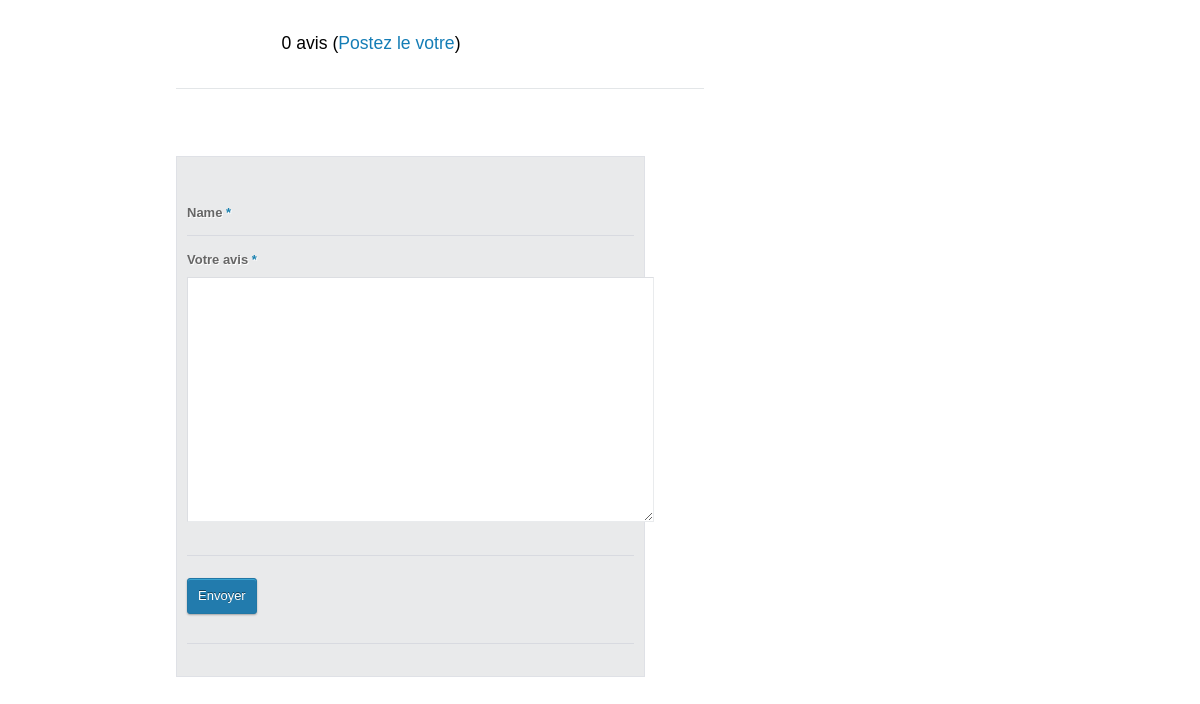
The app's page /artiste/avis.php?ID=3, older data.
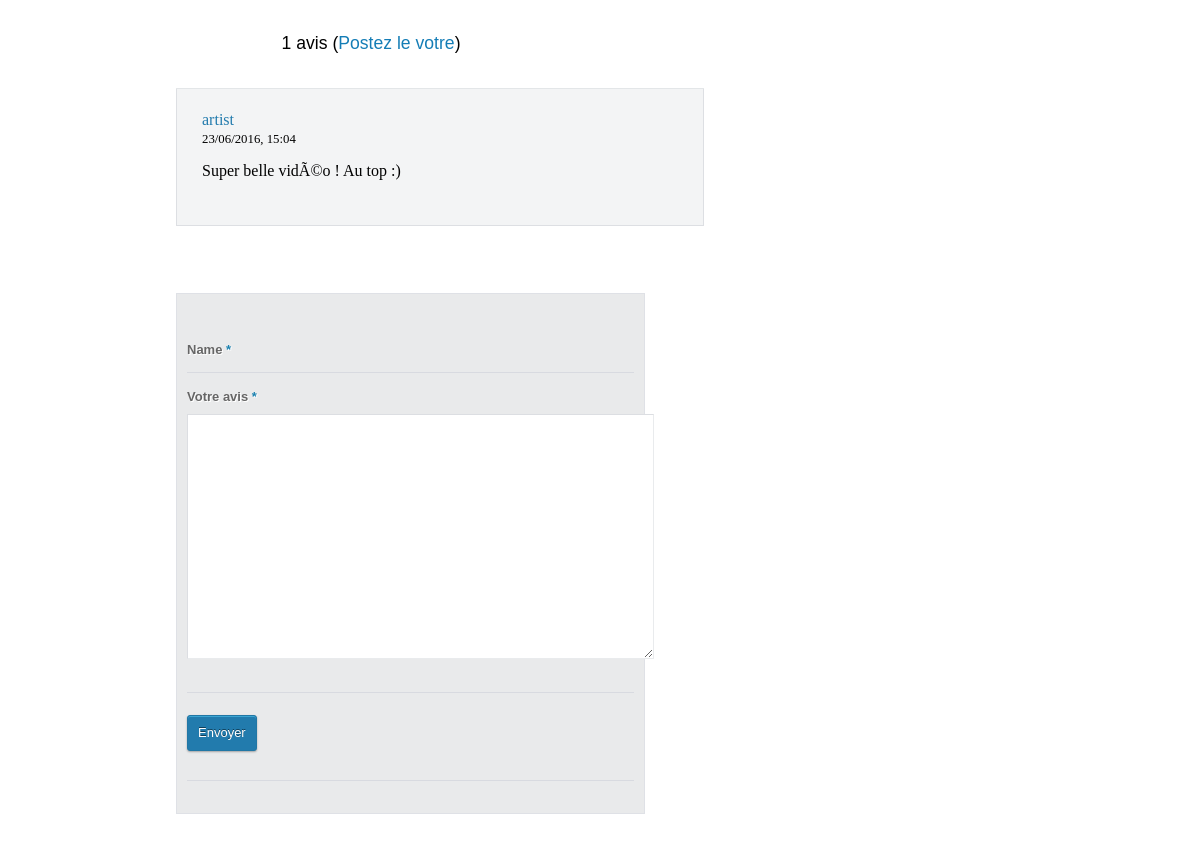
The same page, newer data.
### tables this page shows
CREATE TABLE IF NOT EXISTS `comments` (
  `id` int(11) NOT NULL AUTO_INCREMENT,
  `name` text NOT NULL,
  `description` text NOT NULL,
  `url` text NOT NULL,
  `date` varchar(50) NOT NULL,
  `id_oeuvre` int(11) NOT NULL,
  PRIMARY KEY (`id`)
);

### artiste/comments/inc_rate.php (the view, shortened to what this page needs)
<!DOCTYPE html>
 <html>
<link rel="stylesheet" media="screen,projection" type="text/css" href="comments/css/comments.css" />
	<link type="text/css" rel="stylesheet" href="comments/3RD Party Code/styles/shCore.css"/>
	<link type="text/css" rel="stylesheet" href="comments/3RD Party Code/styles/shThemeDefault.css"/>
<?php
function BBCode ($str) {
    $str = htmlentities($str);
    $simple_search = array(
                '/\[br\]/is',
                '/\[b\](.*?)\[\/b\]/is',
                '/\[i\](.*?)\[\/i\]/is',
                '/\[u\](.*?)\[\/u\]/is',
                '/\[url\=(.*?)\](.*?)\[\/url\]/is',
                '/\[url\](.*?)\[\/url\]/is',
                '/\[align\=(left|center|right)\](.*?)\[\/align\]/is',
                '/\[img\](.*?)\[\/img\]/is',
                '/\[mail\=(.*?)\](.*?)\[\/mail\]/is',
                '/\[mail\](.*?)\[\/mail\]/is',
                '/\[font\=(.*?)\](.*?)\[\/font\]/is',
                '/\[size\=(.*?)\](.*?)\[\/size\]/is',
                '/\[color\=(.*?)\](.*?)\[\/color\]/is',
               '/\[codearea\](.*?)\[\/codearea\]/is',
              '/\[p\](.*?)\[\/p\]/is',
			   '/\:angry:/is',
			    '/\:angel:/is',
				 '/\:arrow:/is',
				  '/\:at:/is',
				   '/\:biggrin:/is',
				    '/\:blank:/is',
					 '/\:blush:/is',
					  '/\:confused:/is',
					   '/\:cool:/is',
					    '/\:dodgy:/is',
						 '/\:exclamation:/is',
						  '/\:heart:/is',
						   '/\:huh:/is',
						    '/\:lightbulb:/is',
							 '/\:my:/is',
							  '/\:rolleyes:/is',
							   '/\:sad:/is',
							    '/\:shy:/is',
								 '/\:sleepy:/is',
								  '/\:smile:/is',
								   '/\:tongue:/is',
								    '/\:undecided:/is',
									'/\:wink:/is',
									'/\[code\](.*?)\[\/code\]/is',
									 '/\[php\](.*?)\[\/php\]/is',
									  '/\[css\](.*?)\[\/css\]/is',
									  	'/\[jscript\](.*?)\[\/jscript\]/is',
										 '/\[sql\](.*?)\[\/sql\]/is',
										  '/\[perl\](.*?)\[\/perl\]/is',
                );
    $str = preg_replace ($simple_search, $simple_replace, $str);
    return $str;
}
function getComments($tutid){
$test='SELECT COUNT(*) AS verif_exist FROM comments WHERE name="'.$_SESSION["login_artist"].'" AND id_oeuvre="'.$_GET["ID"].'"';
$res_test = mysql_query($test);
$test_data = @mysql_fetch_array($res_test);
	$id_oeuvre = $_GET["ID"];
	$results = mysql_query("SELECT * FROM comments WHERE id_oeuvre='$id_oeuvre' ORDER BY id DESC") or die(mysql_error());
	$commentNum = mysql_num_rows($results);
		echo' <div class="post-bottom-section"> ';
		if($test_data['verif_exist'] < 1)
		{
		echo'    <h2> '.$commentNum.' avis (<a href="#post" title="post your own">Postez le votre</a>)</h2>
			 <div class="primary">
            	<ol class="commentlist">';
		}else {
			echo'    <h2> '.$commentNum.' avis (<b>Vous avez déjà posté un avis</b>)</h2>
			 <div class="primary">
            	<ol class="commentlist">';
		}
   $count = @mysql_numrows($results);
   $i = 0;
   while ($i < $count){
        $name = mysql_result($results,$i,"name");
        $description = mysql_result($results,$i,"description");
        $url = mysql_result($results,$i,"url");
        $date = mysql_result($results,$i,"date");
	    $css = "thread-alt depth-1";
						echo' <li class="'.$css.'">
							<div class="comment-info">
								<cite>
									<a href="'.$url.'" title="'.$name.'">'.$name.'</a> <br />
									<span class="comment-data">'.$date.'</span>
								</cite>
							</div>
							<div class="comment-text">
								<p>'.BBCode($description).'</p>
							</div>
								</li>';
        $i++;
        }
                     echo'</ol></div></div>';
                 }
?>
<?php
function submitComments($tutid2,$tuturl){
echo'
<a name="post">
         <div class="post-bottom-section">
            <div class="primary">
            	<form action="oeuvre.php?ID='.$_GET['ID'].'" method="post" id="commentform">
               	    <div>
					    <label for="name" hidden>Name <span>*</span></label>
						<input hidden id="name" name="name" value="'.$_SESSION["login_artist"].'" type="text" tabindex="1" />
						<input hidden id="id_oeuvre" name="id_oeuvre" value="'.$_GET['ID'].'" type="text" tabindex="1" />
					</div>
                    <div>
						<label for="message">Votre avis <span>*</span></label>
						<textarea id="message" name="message" rows="10" cols="18" tabindex="4"></textarea>
					</div>
                    <div class="no-border">
					    <input class="button" type="submit" name="post" value="Envoyer" tabindex="5" title="Submit Comment" />
					</div>
					<input type="hidden" name="tuturl" value="'.$tuturl.'" />
                    <input type="hidden" name="tutid2" value="'.$tutid2.'" />
               </form>
            </div>
</div>';
}
?>

### artiste/avis.php
<?php
include('comments/inc_rate.php');
getComments("1");
$test='SELECT COUNT(*) AS verif_exist FROM comments WHERE name="'.$_SESSION["login_artist"].'" AND id_oeuvre="'.$_GET["ID"].'"';
$res_test = mysql_query($test);
$test_data = @mysql_fetch_array($res_test);
		if($test_data['verif_exist'] < 1)
		{
			submitComments("1",$_SERVER['PHP_SELF']);
		}
?>

### artiste/comments/css/comments.css (style rules this page uses)
a:link, a:visited { text-decoration: none; color: #147DB6; outline: 0; }
form { width: 500px; margin: 24px 0 24px 0; padding: 32px 10px; background: #E9EAEB; border: 1px solid #DFE1E6; }
input, select { vertical-align: middle; }
form div { border-bottom: 1px solid #D8DAE0; padding: 12px 0 5px 0; margin: 0; color: #2C76A6; }
form label { display: block; font-family: 'Lucida Grande', 'Lucida Sans Unicode', 'Lucida Sans', Verdana, Sans-Serif; font-weight: bold; line-height: 24px; font-size: 13px; margin: 0 0 5px 0; text-shadow: 1px 1px 0 rgba(255, 255, 255, 1); color:#666666; }
form label span { color: #1980AF; }
form input, form select, form textarea { margin-bottom: 24px; padding: 9px 20px; color: #999; background: #fff; border-width: 1px; border-style: solid; border-color: #DCDEE2 #E9EBED #E9EBED #DCDEE2; font: 13px 'Lucida Grande', 'Lucida Sans Unicode', 'Lucida Sans', Verdana, Sans-serif; }
form textarea { height: 225px; }
form input.button { height: 36px; font-family: 'Lucida Grande', 'Lucida Sans Unicode', 'Lucida Sans', Verdana, Sans-serif; margin-top: 10px; margin-right: 3px; padding: 6px 10px; border: 1px solid #2177A5; background-color: #227bad; color: #fff; cursor: pointer; text-shadow: 0 -1px 0 rgba(0,0,0,0.5); -moz-border-radius: 3px; -webkit-border-radius: 3px; border-radius: 3px; box-shadow: 0px 1px 2px rgba(0,0,0,0.3), inset 0 1px 0 #3CA5D2; -moz-box-shadow: 0px 1px 2px rgba(0,0,0,0.3), inset 0 1px 0 #3CA5D2; -webkit-box-shadow: 0px 1px 2px rgba(0,0,0,0.3), inset 0 1px 0 #3CA5D2; }
#name, #email, #message, #website { width: 475px; }
.primary { width: 533px; float: right; padding-right: 25px; }
.post-bottom-section { position: relative; margin: 10px 0 20px 0; padding: 0 0 20px 0; width: 726px; overflow: hidden; }
.post-bottom-section h2 { padding:5px 0; font:1.1em/1.5 "arial", serif; text-align:center; }
.post-bottom-section .primary form { position: relative; top: 15px; left: 0; margin: 0 0 20px 0; width: 447px; }
.post-bottom-section .primary form #name, .post-bottom-section .primary form #email, .post-bottom-section .primary form #message, .post-bottom-section .primary form #website { width: 425px; }
ol.commentlist { margin: 12px 5px 12px 0; padding: 0; background: #FAFAFA; border-top: 1px solid #E3E6E8; }
.commentlist li { list-style: none; margin: 0; padding: 12px 0 0 0; border: 1px solid #E3E6E8; border-width: 0 1px 1px 1px; overflow: hidden; }
.commentlist li a:link, .commentlist li a:visited { color: #227bad; }
.commentlist li .comment-info { width: 99%; margin: 5px 0 0 0; padding: 0; overflow: hidden; }
.commentlist li .comment-info cite { display: block; margin: 0; padding: 5px 65px 5px 25px; font-style: normal; }
.commentlist li .comment-info cite .comment-data { font-size: .8em; font-weight: normal; }
.commentlist li .comment-text { clear: both; margin: 10px 0 0 0; padding: 0 25px 25px 25px; }
.commentlist li .comment-text p { margin: 5px 0 20px 0; padding: 0; }
.commentlist li.thread-alt { background: #F3F4F5; border-color: #DDDFE3; }

### artiste/comments/3RD Party Code/styles/shCore.css (style rules this page uses)
.syntaxhighlighter.printing, .syntaxhighlighter.printing .line.alt1 .content, .syntaxhighlighter.printing .line.alt2 .content, .syntaxhighlighter.printing .line.highlighted .number, .syntaxhighlighter.printing .line.highlighted.alt1 .content, .syntaxhighlighter.printing .line.highlighted.alt2 .content, { background: none !important; }

Row changes from the older to the newer data that the page shows:
added comments: name "artist", date "23/06/2016, 15:04", description "Super belle vidÃ©o ! Au top :)"
Text that changed along with them:
$commentNum: "0" → "1"
